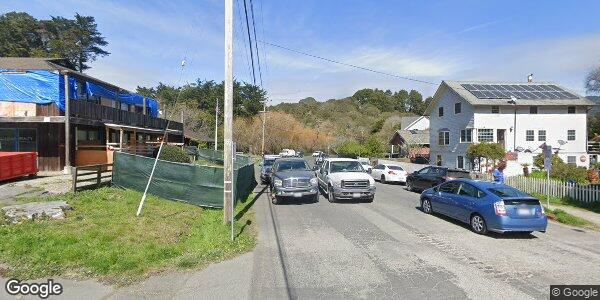
#> input picture images/37.907921--122.6869581-0.jpg, 600 x 300 px; its folder holds 4 pictures in this run
$ python imgstichting.py
#> lines starting #> are read from the running program, lines starting #| are printed output that depends on the picture; after the words box and inside, x2 and y2 are one past the last pixel; in counts of white or black regions, pixels touching at a corner belong together
# Python script to stitch static images into one equi-rectangular image for VR use code is from Nicolai Nielsen
# https://www.youtube.com/watch?v=Zs51cg4mb0k, only significant changes are having final image go from png -> jpg
# will recommit when I update script to save images into a separate folder titled output-stitched

import numpy as np
import cv2
import glob
import imutils

# this file path will be different for every user make sure to change to corresponding file path to use without error
image_paths = glob.glob("C:/Users/lalo/360img/gmaps-dl/images/*.jpg")
images = []

for image in image_paths:
    img = cv2.imread(image)
#> img is the input picture: shape (300, 600, 3); mean B, G, R 152.3, 150.7, 140.9
    images.append(img)
    cv2.imshow("Image", img)
    cv2.waitKey(0)

imageStitcher = cv2.Stitcher_create()

error, stitched_img = imageStitcher.stitch(images)
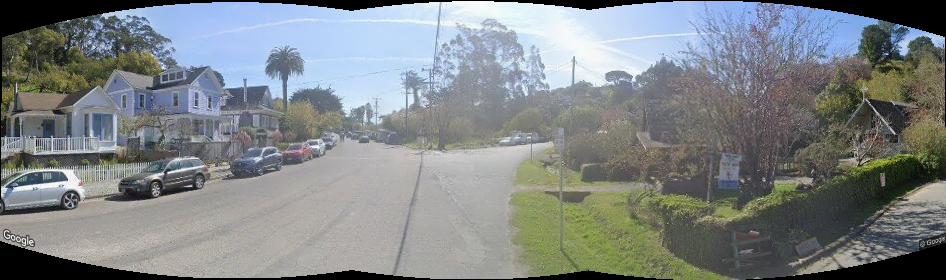
#> stitched_img: shape (280, 946, 3); mean of channels 0, 1, 2 133.9, 132.7, 127.3; drawn as B, G, R

if not error:

    cv2.imwrite("stitchedOutput.jpg", stitched_img)
    cv2.imshow("Stitched Img", stitched_img)
    cv2.waitKey(0)

    stitched_img = cv2.copyMakeBorder(stitched_img, 10, 10, 10, 10, cv2.BORDER_CONSTANT, (0, 0, 0))
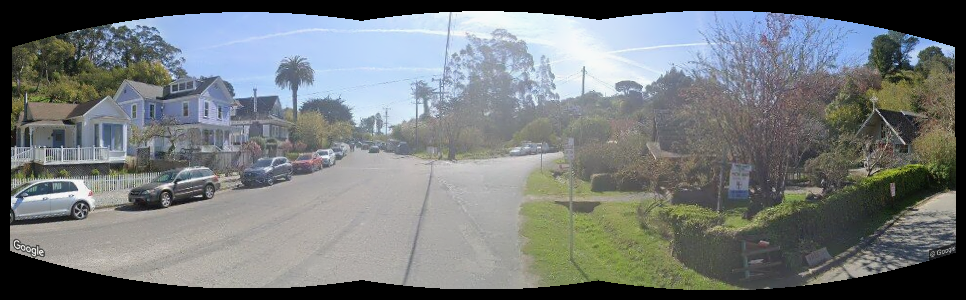
#> stitched_img: shape (300, 966, 3); mean of channels 0, 1, 2 122.4, 121.3, 116.3; drawn as B, G, R

    gray = cv2.cvtColor(stitched_img, cv2.COLOR_BGR2GRAY)
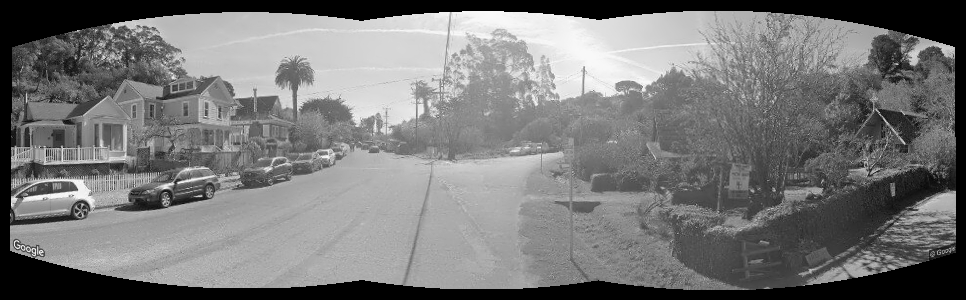
#> gray: shape (300, 966); min 0, max 251, mean 119.9
    thresh_img = cv2.threshold(gray, 0, 255, cv2.THRESH_BINARY)[1]
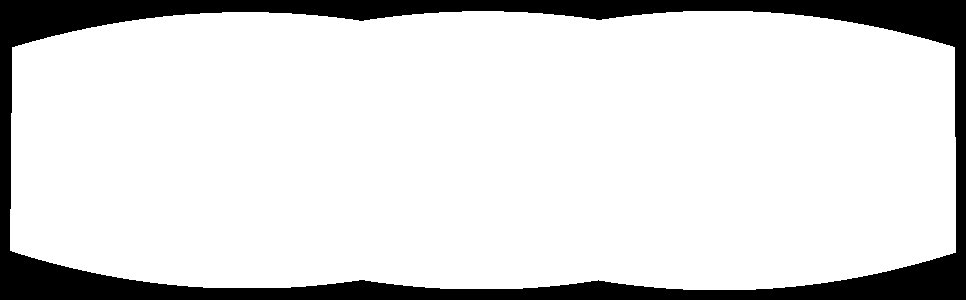
#> thresh_img: shape (300, 966); 85.7% white; 1 black region, box (x1, y1, x2, y2) and area: (0, 0, 966, 300) 41555

    cv2.imshow("Threshold Image", thresh_img)
    cv2.waitKey(0)

    contours = cv2.findContours(thresh_img.copy(), cv2.RETR_EXTERNAL, cv2.CHAIN_APPROX_SIMPLE)

    contours = imutils.grab_contours(contours)
    areaOI = max(contours, key=cv2.contourArea)

    mask = np.zeros(thresh_img.shape, dtype="uint8")
    x, y, w, h = cv2.boundingRect(areaOI)
    cv2.rectangle(mask, (x, y), (x + w, y + h), 255, -1)
#> mask: shape (300, 966); 91.5% white; 1 black region, box (x1, y1, x2, y2) and area: (0, 0, 966, 300) 24640

    minRectangle = mask.copy()
    sub = mask.copy()

    while cv2.countNonZero(sub) > 0:
        minRectangle = cv2.erode(minRectangle, None)
        sub = cv2.subtract(minRectangle, thresh_img)
#> this loop made 31 passes
#> pass 1, `sub = cv2.subtract(minRectangle, thresh_img)`:
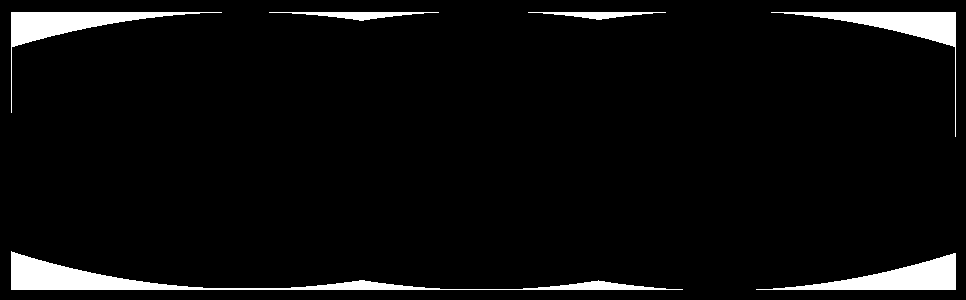
#> sub: shape (300, 966); 5% white; 6 white regions, box (x1, y1, x2, y2) and area: (11, 251, 683, 290) 4946, (756, 253, 956, 290) 2893, (11, 12, 222, 113) 2873, (771, 12, 956, 137) 2735, (269, 12, 439, 21) 659, (528, 12, 666, 20) 513
#> after the loop:
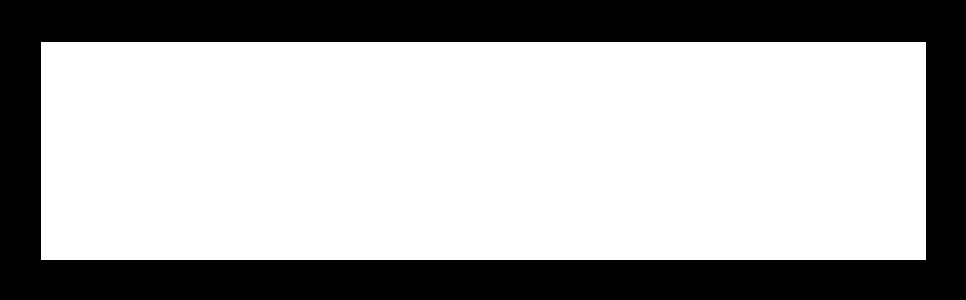
#> minRectangle: shape (300, 966); 66.6% white; 1 black region, box (x1, y1, x2, y2) and area: (0, 0, 966, 300) 96870

    contours = cv2.findContours(minRectangle.copy(), cv2.RETR_EXTERNAL, cv2.CHAIN_APPROX_SIMPLE)

    contours = imutils.grab_contours(contours)
    areaOI = max(contours, key=cv2.contourArea)

    cv2.imshow("minRectangle Image", minRectangle)
    cv2.waitKey(0)

    x, y, w, h = cv2.boundingRect(areaOI)

    stitched_img = stitched_img[y:y + h, x:x + w]
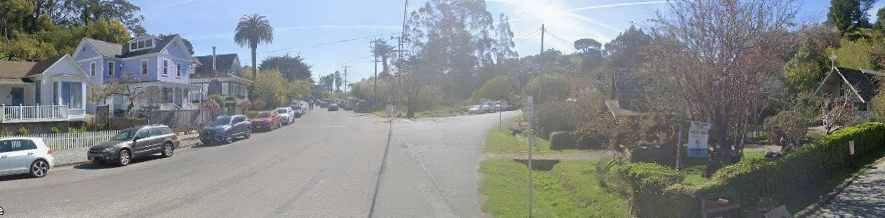
#> stitched_img: shape (218, 885, 3); mean of channels 0, 1, 2 137.6, 137.4, 132.8; drawn as B, G, R

    cv2.imwrite("stitchedOutputProcessed.jpg", stitched_img)

    cv2.imshow("Stitched Image Processed", stitched_img)

    cv2.waitKey(0)

else:
    print("Images could not be stitched!")
    print("Likely not enough key-points being detected!")
